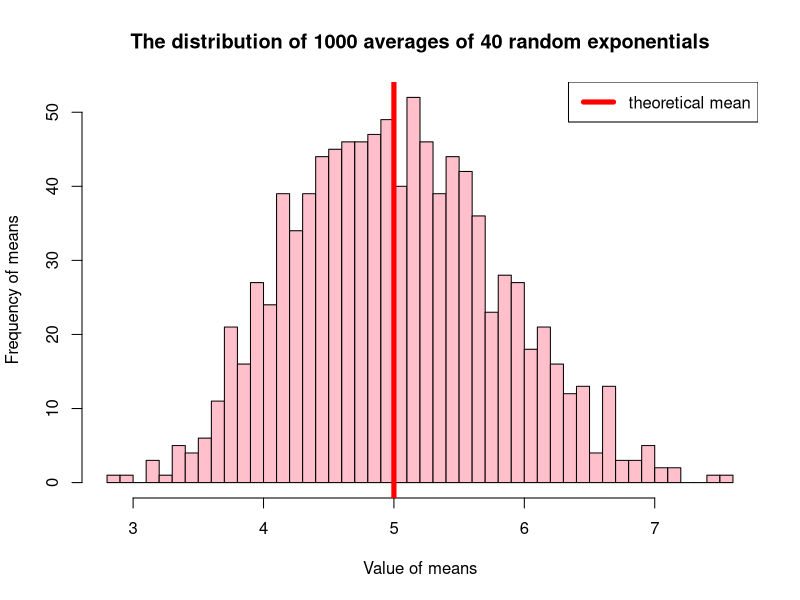
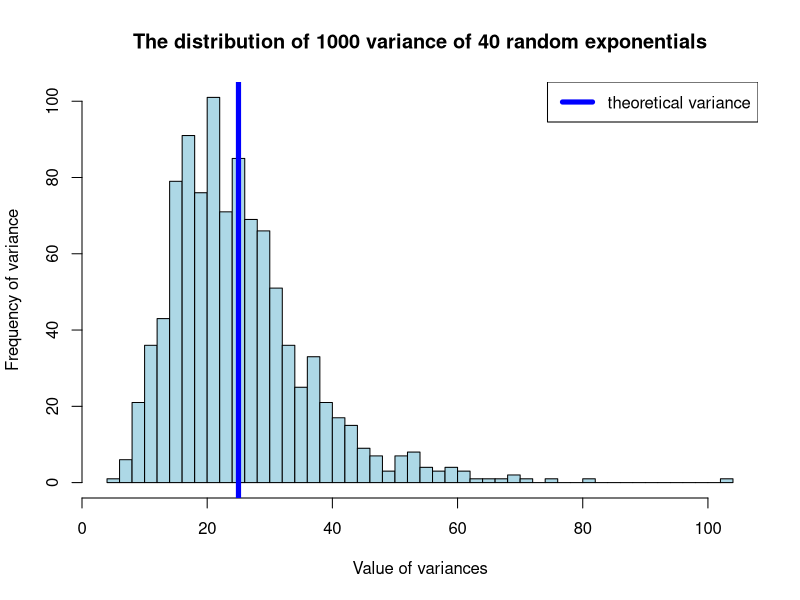
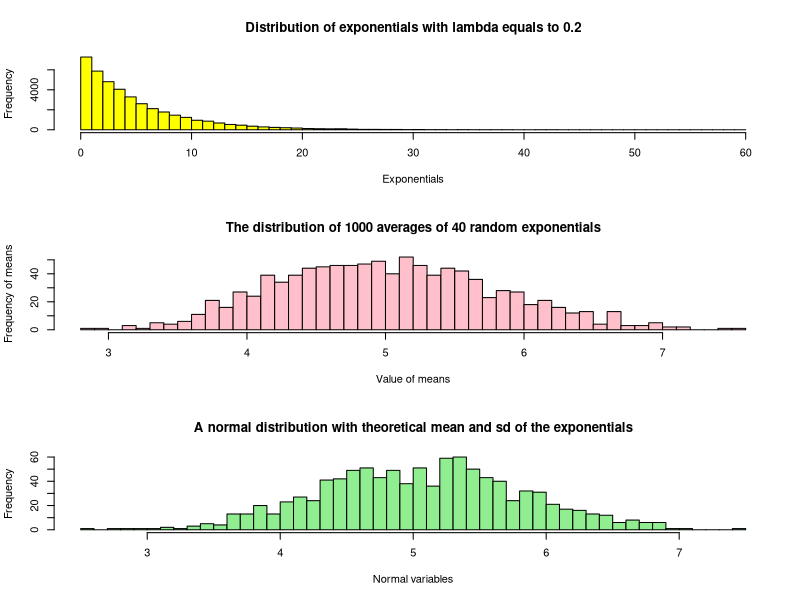
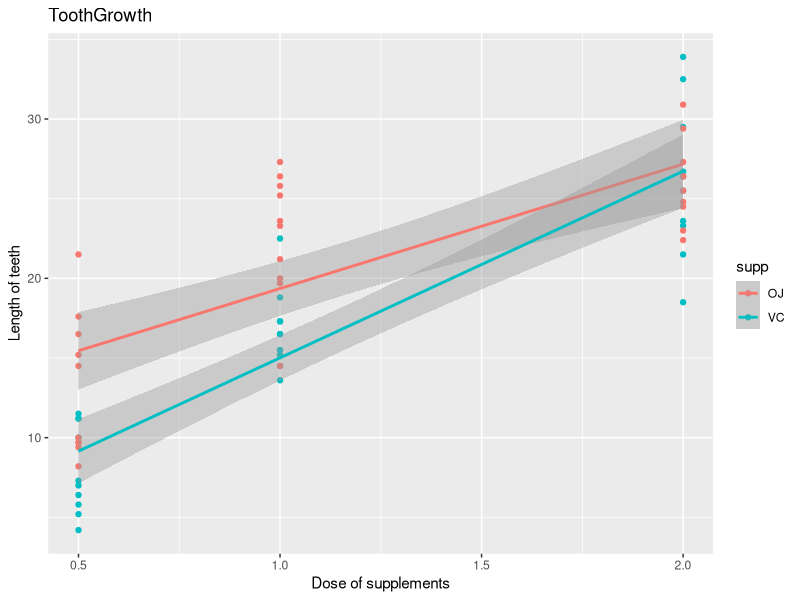
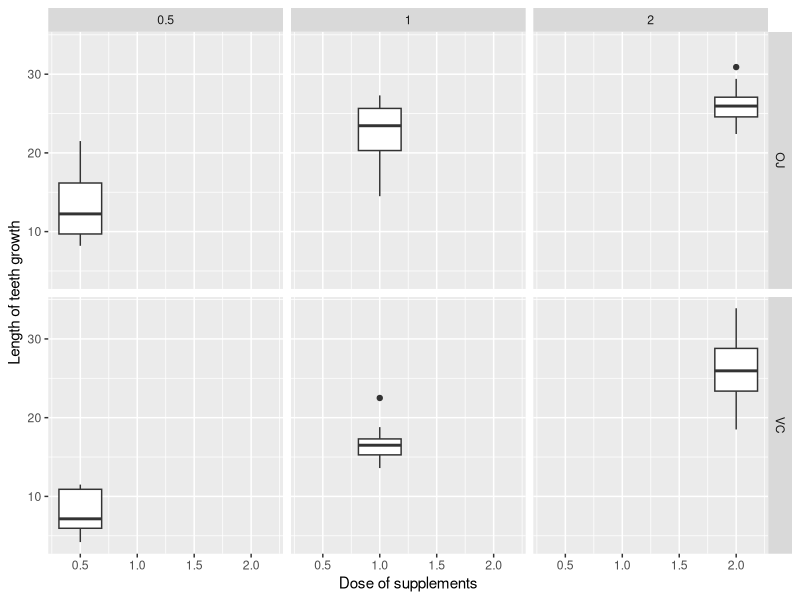

R code for these plots, in order:
# Part 1: Simulation Exercise

# Overview: This part is going to execute simulations and data analysises to illustrate application of the central limit theorem. R programming will be the major tool to realize the mentioned goal.




## Question 1: Show the sample mean and compare it to the theoretical mean of the distribution.



knitr::opts_chunk$set(echo = TRUE)
lambda <- 0.2
simData <- matrix(rexp(1000*40, lambda), nrow = 1000, ncol = 40)
distMean <- apply(simData, 1, mean)
hist(distMean, breaks = 50, main = "The distribution of 1000 averages of 40 random exponentials", xlab = "Value of means", ylab = "Frequency of means", col = "pink")
abline(v = 1/lambda, lty = 1, lwd = 5, col = "red")
legend("topright", lty = 1, lwd = 5, col = "red", legend = "theoretical mean")

#The simulated sample means are normally distributed with a center very close to the theoretical mean.






## Question 2: Show how variable the sample is (via variance) and compare it to the theoretical variance of the distribution.





distVar <- apply(simData, 1, var)
hist(distVar, breaks = 50, main = "The distribution of 1000 variance of 40 random exponentials", xlab = "Value of variances", ylab = "Frequency of variance", col = "light blue")
abline(v = (1/lambda)^2, lty = 1, lwd = 5, col = "blue")
legend("topright", lty = 1, lwd = 5, col = "blue", legend = "theoretical variance")




#The simulated sample variances are almost normally distributed with a center near the theoretical variance.







## Question 3: Show that the distribution is approximately normal.






par(mfrow = c(3, 1))
hist(simData, breaks = 50, main = "Distribution of exponentials with lambda equals to 0.2", xlab = "Exponentials", col = "yellow")
hist(distMean, breaks = 50, main = "The distribution of 1000 averages of 40 random exponentials", xlab = "Value of means", ylab = "Frequency of means", col = "pink")
simNorm <- rnorm(1000, mean = mean(distMean), sd = sd(distMean))
hist(simNorm, breaks = 50, main = "A normal distribution with theoretical mean and sd of the exponentials", xlab = "Normal variables", col = "light green")




### Results





#### 1. The first histogram is the distribution of the exponentials with lambda equals to 0.2. The second histogram is the distribution of 1000 averages of 40 random exponentials


#### 2. The third histogram is a real normal distribution with a mean and standard deviation equals to the second histogram’s.


#### 3. Comparing the first with the second histogram, we can see the distrubution becames normal as the means were taken from each groups. 


#### 4. It is a result of the central limit theorem. 



#### 5. Comparing the second and the third histogram, we can see the distribution of the means is similar to a real normal distribution with the same mean and standard deviation.




# Part 2:Analyze the ToothGrowth data in the R datasets package

# Overview: In this part we will do some statistical data analysises about the Toothlength data. ###Question 1: Load the ToothGrowth data and perform some basic exploratory data analyses.

library(stats)
data(ToothGrowth)
library(ggplot2)
qplot(dose, len, data = ToothGrowth, color = supp, geom = "point") +  geom_smooth(method = "lm") + labs(title = "ToothGrowth") + labs(x = "Dose of supplements", y = "Length of teeth")

### From the plot we can get 
#### 1. the length of teeth goes up as the dose of supplements increases, which indicates that the supplements may help teeth growth.
#### 2. At the same dose, OJ seems to incur a higher increase of teeth growth than VC.
#### 3. the slope of OJ is not as steep as the slope of VC, meaning an increase in VC may make a larger increase in teeth length than in OJ.


## Question 2: Provide a basic summary of the data.
### Overally, the spread of the length data is as follows, with a mean of 18.81 and a standard deviation of 7.65.

summary(ToothGrowth)

sd(ToothGrowth$len)

### The summary of the length data while taking OJ as supplement is as follows, with a mean of 20.66 and a standard deviation of 6.61.


summary(ToothGrowth[ToothGrowth$supp == "OJ", ])


sd(ToothGrowth[ToothGrowth$supp == "OJ", ]$len)


### The summary of the length data while taking VC as supplement is as follows, with a mean of 16.96 and a standard deviation of 8.27.

summary(ToothGrowth[ToothGrowth$supp == "VC", ])


sd(ToothGrowth[ToothGrowth$supp == "VC", ]$len)


### To see a better spread of the data, we may look at the boxplots under different values of dose and different kinds of supplements.



g <- ggplot(ToothGrowth, aes(dose, len, group = supp))
g + geom_boxplot() + facet_grid(supp ~ dose) + labs(x = "Dose of supplements", y = "Length of teeth growth")


## Question 3: Use confidence intervals and/or hypothesis tests to compare tooth growth by supp and dose. (Only use the techniques from class, even if there’s other approaches worth considering)

### If we assume the data is normally distributed, we have a null hypothesis that there is no difference between the mean under each kind of supplements, or each dose of the supplements:


t.test(x = ToothGrowth$len, data = ToothGrowth, paired = FALSE, conf.level = 0.95)$conf.

### We will be able to construct a confidence interval that 95% of the time, an interval between 16.84 and 20.79 will contain the true mean of the population.

###Then we calculate the mean under each kind of supplements, and each dose of the supplements:


summary(ToothGrowth[ToothGrowth$supp == "OJ", ]$len)[4]


summary(ToothGrowth[ToothGrowth$supp == "VC", ]$len)[4]

### Thus the mean of teeth growth after taking OJ is 20.66; the mean of teeth growth after taking VC is 16.96. Both the two are within the confidence interval. We fail to reject the null hypothesis that there is not a difference in teeth growth after taking the two kinds of supplements.


summary(ToothGrowth[ToothGrowth$dose == 0.5, ]$len)[4]

summary(ToothGrowth[ToothGrowth$dose == 1, ]$len)[4]

summary(ToothGrowth[ToothGrowth$dose == 2, ]$len)[4]


#### Thus the mean of teeth growth after taking dose of 0.5 is 10.6; the mean of teeth growth after taking dose of 1.0 is 19.74; the mean of teeth growth after taking dose of 2.0 is 26.1. We are able to reject the null hypotheis, and there is a difference in teeth growth between each dose of supplements.


## Now we know the data is not normally distributed under each dose, along with this conclusion, we may assume the data is normally distributed within each dose. Then we will be able to compare the teeth growth between each supplements under each dose



dose05 <- ToothGrowth[ToothGrowth$dose == 0.5, ]
t.test(x = dose05$len, paired = FALSE, conf.level = 0.95)$conf.


mean(dose05[dose05$supp == "VC", ]$len)


mean(dose05[dose05$supp == "OJ", ]$len)


### Thus under the dose of 0.5, there are 95% of the time that a confidence interval between 8.50 and 12.71 will contain the true population mean. We also know that the mean of teeth growth after taking 0.5 dose of VC is 7.98 and the mean of teeth growth after taking 0.5 dose of OJ is 13.23. We rejected the null hypo.


dose10 <- ToothGrowth[ToothGrowth$dose == 1, ]
t.test(x = dose10$len, paired = FALSE, conf.level = 0.95)$conf.


mean(dose10[dose10$supp == "VC", ]$len)


mean(dose10[dose10$supp == "OJ", ]$len)


### Thus under the dose of 1.0, there are 95% of the time that a confidence interval between 17.67 and 21.80 will contain the true population mean. We also know that the mean of teeth growth after taking 1.0 dose of VC is 16.77 and the mean of teeth growth after taking 1.0 dose of OJ is 22.7. We rejected the null hypo.



dose20 <- ToothGrowth[ToothGrowth$dose == 2, ]
t.test(x = dose20$len, paired = FALSE, conf.level = 0.95)$conf.


mean(dose20[dose20$supp == "VC", ]$len)


mean(dose20[dose20$supp == "OJ", ]$len)


### Thus under the dose of 2.0, there are 95% of the time that a confidence interval between 24.33 and 27.87 will contain the true population mean. We also know that the mean of teeth growth after taking 2.0 dose of VC is 26.14 and the mean of teeth growth after taking 2.0 dose of OJ is 26.06. Both of them are within the confidence interval. We fail to reject the null hypothesis.



## Question 4: State your conclusions and the assumptions needed for your conclusions.


#### The conclusion is when the dose is 0.5 or 1.0 there is a difference between the teeth growth after taking OJ and VC, while when the dose is 2.0, there is no difference between the teeth growth after taking OJ and VC. The assumption needed is we first assumed the whole population is normally distributed, then we assumed the population is normally distributed under each dose.
